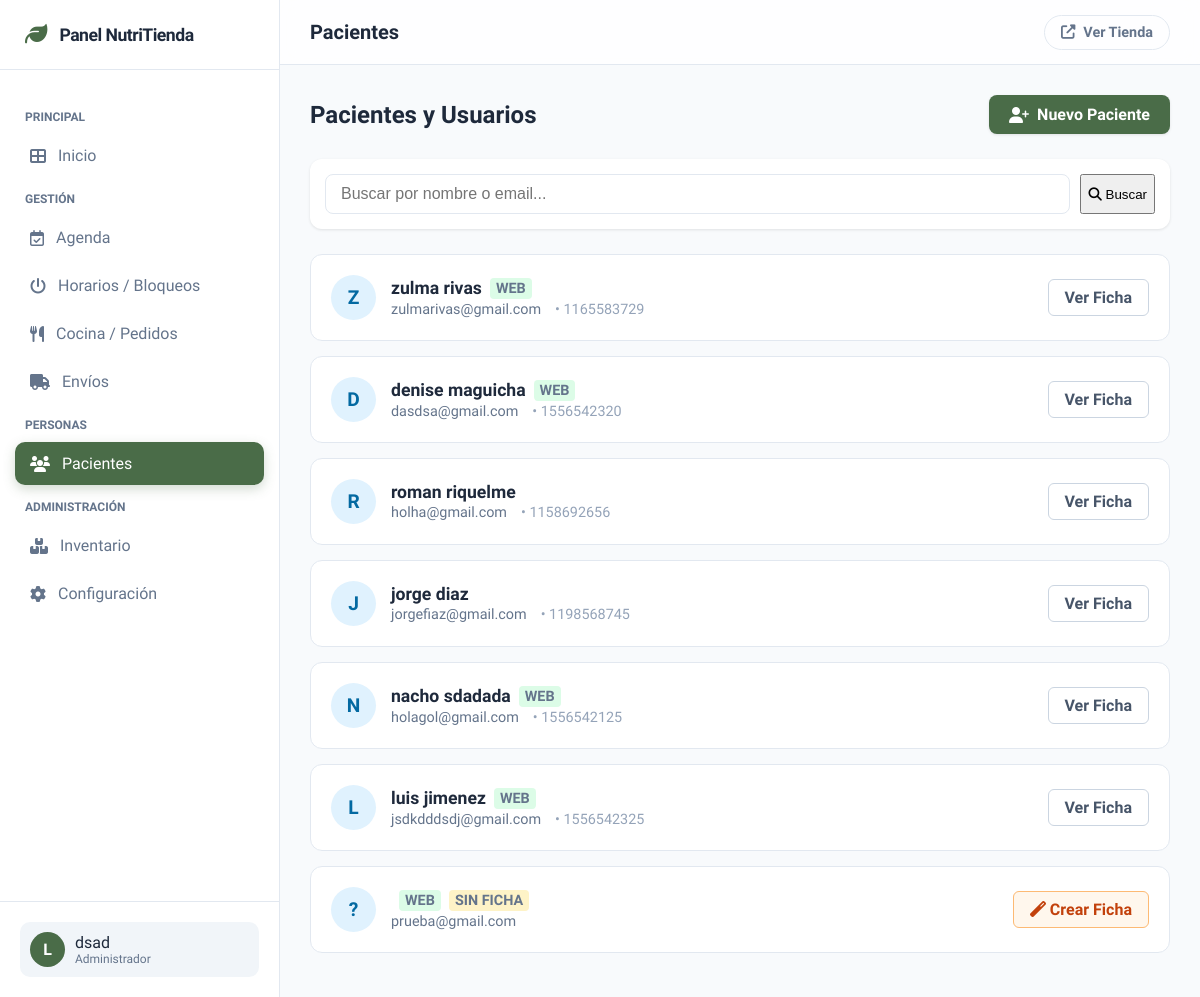
Page /panel/pacientes/ (signed in) on the committed database.
### panel_gestor/models.py (models this page shows, shortened)
class Paciente(models.Model):
    usuario = models.OneToOneField(
        User,
        on_delete=models.SET_NULL,
        null=True,
        blank=True,
        related_name='ficha_paciente'
    )
    nombre = models.CharField(max_length=100)
    apellido = models.CharField(max_length=100)
    email = models.EmailField(unique=True, verbose_name="Email de contacto")
    telefono = models.CharField(max_length=20, blank=True, null=True)
    fecha_nacimiento = models.DateField(blank=True, null=True)
    observaciones = models.TextField(
        blank=True,
        null=True,
        help_text="Alergias, objetivos, notas clínicas..."
    )
    fecha_creacion = models.DateTimeField(auto_now_add=True)
    class Meta:
        verbose_name = "Paciente"
        verbose_name_plural = "Pacientes"
        ordering = ['-fecha_creacion']

### panel_gestor/views.py (the view, shortened to what this page needs)
# urls.py: path('pacientes/', views.pacientes_panel, name='panel_pacientes'),
@staff_member_required
def pacientes_panel(request):
    query = request.GET.get('q')
    pacientes_clinicos = Paciente.objects.all().select_related('usuario')
    usuarios_web_sin_ficha = User.objects.filter(is_staff=False, ficha_paciente__isnull=True)
    lista_final = []
    for p in pacientes_clinicos:
        lista_final.append({
            'tipo': 'PACIENTE',
            'id': p.id,
            'nombre': p.nombre,
            'apellido': p.apellido,
            'email': p.email,
            'telefono': p.telefono,
            'tiene_usuario': p.usuario is not None,
            'inicial': p.nombre[0].upper() if p.nombre else "?"
        })
    for u in usuarios_web_sin_ficha:
        nombre = u.first_name if u.first_name else u.username
        lista_final.append({
            'tipo': 'USUARIO_WEB',
            'id': u.id, # ID del User
            'nombre': nombre,
            'apellido': u.last_name,
            'email': u.email,
            'telefono': None,
            'tiene_usuario': True,
            'inicial': nombre[0].upper() if nombre else "?"
        })
    context = {'pacientes_lista': lista_final, 'search_query': query}
    return render(request, 'panel_gestor/pacientes_lista.html', context)

### configuracion/context_processors.py (called while the page is built)
def apariencia_context(request):
    config = AparienciaConfig.objects.first()
    if not config:
        config_data = {
            'logo_sitio': None,
            'color_fondo_body': '#ECF0E5',
            'navbar_color_fondo': '#FFFFFF',
            'navbar_color_enlaces': '#555555',
            'boton_color_principal_fondo': '#78857A',
            'boton_color_principal_texto': '#FFFFFF',
            'boton_color_principal_hover': '#647066',
            'boton_color_secundario_borde': '#78857A',
             'color_carrito_activo': '#E74C3C',
        }
    else:
        config_data = config
    return {'apariencia_config': config_data}

### templates/panel_gestor/pacientes_lista.html (shortened to what this page needs)
{% extends 'panel_gestor/base_panel.html' %}
{% load static %}
{% block title %}Pacientes{% endblock %}
{% block panel_content %}
    <div class="header-actions">
        <h2 style="margin:0; color:#1e293b;">Pacientes y Usuarios</h2>
        <a href="{% url 'panel_paciente_nuevo' %}" class="btn-add">
            <i class="fas fa-user-plus"></i> Nuevo Paciente
        </a>
    </div>
    <div class="search-box">
        <form method="get" style="display: flex; width: 100%; gap: 10px;">
            <input type="text" name="q" class="search-input" placeholder="Buscar por nombre o email..." value="{{ search_query|default:'' }}">
            <button type="submit" class="btn-filter"><i class="fas fa-search"></i> Buscar</button>
        </form>
    </div>
    <div class="patients-list">
        {% for p in pacientes_lista %}
        <div class="patient-card">
            <div style="display: flex; align-items: center;">
                <div class="p-avatar">
                    {{ p.inicial }}
                </div>
                <div class="p-info">
                    <h4 style="display:flex; align-items:center;">
                        {{ p.nombre }} {{ p.apellido }}
                        {% if p.tiene_usuario %}
                            <span class="badge-web" title="Usuario Web Activo">WEB</span>
                        {% endif %}
                        {% if p.tipo == 'USUARIO_WEB' %}
                            <span class="badge-pendiente" title="Falta crear ficha clínica">SIN FICHA</span>
                        {% endif %}
                    </h4>
                    <span>{{ p.email }}</span>
                    {% if p.telefono %} <span style="margin-left: 10px; color: #94a3b8;">• {{ p.telefono }}</span>{% endif %}
                </div>
            </div>
            <div>
                {% if p.tipo == 'PACIENTE' %}
                    <a href="{% url 'panel_detalle_paciente' p.id %}" class="btn-ver-ficha">Ver Ficha</a>
                {% else %}
                    <a href="{% url 'panel_crear_ficha_usuario' p.id %}" class="btn-vincular">
                        <i class="fas fa-magic"></i> Crear Ficha
                    </a>
                {% endif %}
            </div>
        </div>
        {% empty %}
        <div style="text-align: center; padding: 40px; color: #94a3b8;">
            <i class="fas fa-users" style="font-size: 3rem; margin-bottom: 10px; opacity: 0.3;"></i>
            <p>No se encontraron pacientes ni usuarios.</p>
        </div>
        {% endfor %}
    </div>
{% endblock %}

### templates/panel_gestor/base_panel.html (shortened to what this page needs)
{% load static %}
<!DOCTYPE html>
<html lang="es">
<head>
    <link rel="stylesheet" href="https://cdnjs.cloudflare.com/ajax/libs/font-awesome/6.4.0/css/all.min.css">
</head>
<body>
    <nav class="sidebar" id="sidebar">
        <div class="sidebar-header">
            <i class="fas fa-leaf logo-icon"></i>
            <span class="logo-text">Panel NutriTienda</span>
        </div>
        <div class="sidebar-menu">
            <span class="menu-label">Principal</span>
            <a href="{% url 'panel_home' %}" class="menu-item {% if request.resolver_match.url_name == 'panel_home' %}active{% endif %}">
                <i class="fas fa-th-large"></i> Inicio
            </a>
            <span class="menu-label">Gestión</span>
            <a href="{% url 'panel_agenda' %}" class="menu-item {% if request.resolver_match.url_name == 'panel_agenda' %}active{% endif %}">
                <i class="far fa-calendar-check"></i> Agenda
            </a>
            <a href="{% url 'panel_bloqueos' %}" class="menu-item {% if request.resolver_match.url_name == 'panel_bloqueos' %}active{% endif %}">
                <i class="fas fa-power-off"></i> Horarios / Bloqueos
            </a>
            <a href="{% url 'panel_cocina' %}" class="menu-item {% if request.resolver_match.url_name == 'panel_cocina' %}active{% endif %}">
                <i class="fas fa-utensils"></i> Cocina / Pedidos
            </a>
            <a href="{% url 'panel_envios' %}" class="menu-item {% if request.resolver_match.url_name == 'panel_envios' %}active{% endif %}">
                <i class="fas fa-truck"></i> Envíos
            </a>
            <span class="menu-label">Personas</span>
            <a href="{% url 'panel_pacientes' %}" class="menu-item {% if 'paciente' in request.resolver_match.url_name %}active{% endif %}">
                <i class="fas fa-users"></i> Pacientes
            </a>
            <span class="menu-label">Administración</span>
            <a href="{% url 'panel_inventario' %}" class="menu-item {% if 'inventario' in request.resolver_match.url_name %}active{% endif %}">
                <i class="fas fa-boxes"></i> Inventario
            </a>
            <a href="{% url 'panel_configuracion' %}" class="menu-item {% if request.resolver_match.url_name == 'panel_configuracion' %}active{% endif %}">
                <i class="fas fa-cog"></i> Configuración
            </a>
        </div>
        <div class="sidebar-footer">
            <div class="user-profile">
                <div class="user-avatar">{{ user.username|make_list|first|upper }}</div>
                <div class="user-info">
                    <span>{{ user.first_name|default:user.username }}</span>
                    <small>Administrador</small>
                </div>
            </div>
        </div>
    </nav>
    <div class="main-wrapper">
        <header class="top-bar">
            <div style="display:flex; align-items:center;">
                <h2 class="page-title">{% block title %}Resumen{% endblock %}</h2>
            </div>
            <a href="{% url 'inicio' %}" class="btn-back-store" target="_blank">
                <i class="fas fa-external-link-alt"></i> Ver Tienda
            </a>
        </header>
        <div class="content-scroll">
            {% block panel_content %}{% endblock %}
        </div>
    </div>
</body>
</html>

### templates/panel_gestor/base_panel.html (style rules this page uses)
:root { --bg-body: #f8fafc; --bg-sidebar: #ffffff; --text-main: #1e293b; --text-muted: #64748b; --brand-color: #4A6C48; --brand-light: #e6f0e6; --border-color: #e2e8f0; --shadow-sm: 0 1px 3px rgba(0,0,0,0.1); --shadow-md: 0 4px 6px -1px rgba(0,0,0,0.1), 0 2px 4px -1px rgba(0,0,0,0.06); --transition: all 0.3s cubic-bezier(0.4, 0, 0.2, 1); }
* { box-sizing: border-box; }
body { margin: 0; font-family: 'Plus Jakarta Sans', sans-serif; background: var(--bg-body); color: var(--text-main); display: flex; height: 100vh; overflow: hidden; }
.sidebar { width: 280px; background: var(--bg-sidebar); border-right: 1px solid var(--border-color); display: flex; flex-direction: column; flex-shrink: 0; transition: var(--transition); z-index: 50; }
.sidebar-header { height: 70px; padding: 0 25px; display: flex; align-items: center; gap: 12px; border-bottom: 1px solid var(--border-color); }
.logo-text { font-size: 1.1rem; font-weight: 700; color: var(--text-main); letter-spacing: -0.5px; }
.logo-icon { color: var(--brand-color); font-size: 1.4rem; }
.sidebar-menu { flex: 1; padding: 25px 15px; overflow-y: auto; }
.menu-label { font-size: 0.75rem; text-transform: uppercase; color: var(--text-muted); font-weight: 700; padding: 0 10px 10px; margin-top: 15px; display: block; }
.menu-item { display: flex; align-items: center; gap: 12px; padding: 12px 15px; color: var(--text-muted); text-decoration: none; border-radius: 10px; margin-bottom: 5px; font-weight: 500; transition: var(--transition); }
.menu-item.active { background: var(--brand-color); color: white; box-shadow: 0 4px 12px rgba(74, 108, 72, 0.25); }
.sidebar-footer { padding: 20px; border-top: 1px solid var(--border-color); }
.user-profile { display: flex; align-items: center; gap: 10px; padding: 10px; border-radius: 10px; background: #f1f5f9; }
.user-avatar { width: 35px; height: 35px; background: var(--brand-color); color: white; border-radius: 50%; display: flex; align-items: center; justify-content: center; font-weight: bold; }
.user-info small { display: block; color: var(--text-muted); font-size: 0.75rem; }
.main-wrapper { flex: 1; display: flex; flex-direction: column; overflow: hidden; position: relative; }
.top-bar { height: 70px; background: rgba(255,255,255,0.8); backdrop-filter: blur(10px); border-bottom: 1px solid var(--border-color); display: flex; justify-content: space-between; align-items: center; padding: 0 30px; position: sticky; top: 0; z-index: 40; }
.page-title { font-size: 1.25rem; font-weight: 700; margin: 0; }
.btn-back-store { text-decoration: none; font-size: 0.9rem; font-weight: 600; color: var(--text-muted); display: flex; align-items: center; gap: 8px; padding: 8px 16px; border-radius: 50px; border: 1px solid var(--border-color); transition: var(--transition); }
.content-scroll { padding: 30px; overflow-y: auto; height: 100%; }

### rows in the picture
Paciente: nombre "zulma", apellido "rivas", email "zulmarivas@gmail.com", telefono "1165583729"
Paciente: nombre "denise", apellido "maguicha", email "dasdsa@gmail.com", telefono "1556542320"
Paciente: nombre "roman", apellido "riquelme", email "holha@gmail.com", telefono "1158692656"
Paciente: nombre "jorge", apellido "diaz", email "jorgefiaz@gmail.com", telefono "1198568745"
Paciente: nombre "nacho", apellido "sdadada", email "holagol@gmail.com", telefono "1556542125"
Paciente: nombre "luis", apellido "jimenez", email "jsdkdddsdj@gmail.com", telefono "1556542325"

### other values in the picture
{{ user.username|make_list|first|upper }} "L"
{{ user.first_name|default:user.username }} "dsad"
{{ p.inicial }} "Z" "D" "R" "J" "N" "L" "?"
{{ p.email }} "prueba@gmail.com"
